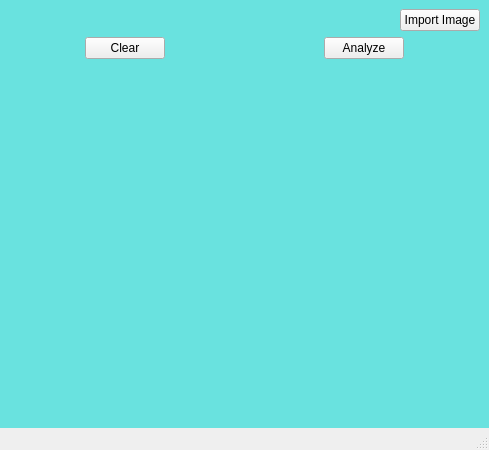
<?xml version="1.0" encoding="UTF-8"?>
<ui version="4.0">
 <class>MainWindow</class>
 <widget class="QMainWindow" name="MainWindow">
  <property name="geometry">
   <rect>
    <x>0</x>
    <y>0</y>
    <width>489</width>
    <height>450</height>
   </rect>
  </property>
  <property name="acceptDrops">
   <bool>true</bool>
  </property>
  <property name="windowTitle">
   <string>Race Dectection Tool</string>
  </property>
  <widget class="QWidget" name="centralwidget">
   <property name="styleSheet">
    <string notr="true">#centralwidget{
background: rgb(105, 226, 223)
}
</string>
   </property>
   <layout class="QVBoxLayout" name="verticalLayout">
    <property name="sizeConstraint">
     <enum>QLayout::SetMinimumSize</enum>
    </property>
    <item alignment="Qt::AlignRight|Qt::AlignTop">
     <widget class="QPushButton" name="importImageButton">
      <property name="text">
       <string>Import Image</string>
      </property>
     </widget>
    </item>
    <item>
     <layout class="QHBoxLayout" name="horizontalLayout">
      <item alignment="Qt::AlignHCenter">
       <widget class="QPushButton" name="clearButton">
        <property name="text">
         <string>Clear</string>
        </property>
       </widget>
      </item>
      <item alignment="Qt::AlignHCenter">
       <widget class="QPushButton" name="analyzeButton">
        <property name="text">
         <string>Analyze</string>
        </property>
       </widget>
      </item>
     </layout>
    </item>
    <item>
     <spacer name="verticalSpacer">
      <property name="orientation">
       <enum>Qt::Vertical</enum>
      </property>
      <property name="sizeHint" stdset="0">
       <size>
        <width>20</width>
        <height>40</height>
       </size>
      </property>
     </spacer>
    </item>
   </layout>
  </widget>
  <widget class="QMenuBar" name="menubar">
   <property name="geometry">
    <rect>
     <x>0</x>
     <y>0</y>
     <width>489</width>
     <height>22</height>
    </rect>
   </property>
  </widget>
  <widget class="QStatusBar" name="statusbar"/>
 </widget>
 <resources/>
 <connections/>
</ui>
